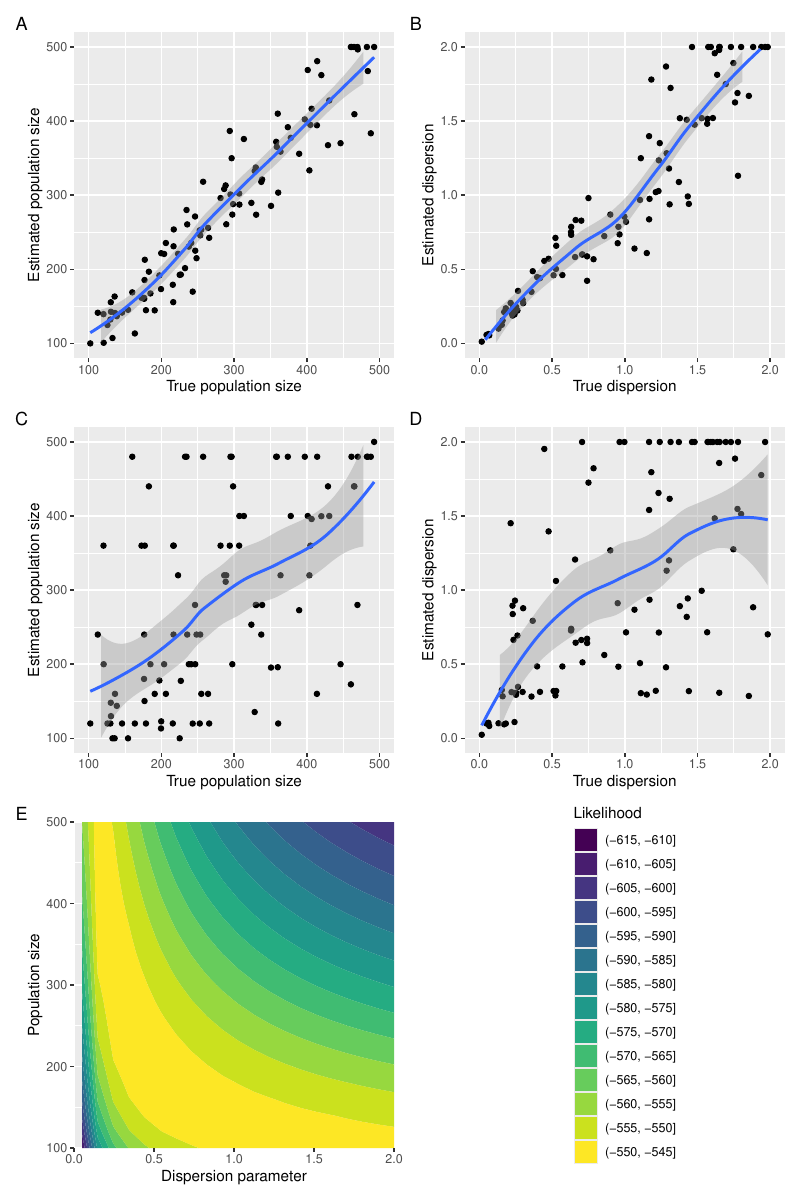

Write the R code that produced this figure.
rm(list=ls())
library(EpiLambda)
library(ggplot2)
library(patchwork)
set.seed(1)


data=data.frame()
for (i in 1:100) {
  print(i)
  nt=runif(1,100,500)
  r=runif(1,0.01,2)
  t=new_simtree(100,nt=nt,r=r)
  p1=new_mle(t,r=r,ntbounds=c(100,500),rbounds=c(0,2))
  p2=new_mle(t,nt=nt,ntbounds=c(100,500),rbounds=c(0,2))
  p=new_mle(t,ntbounds=c(100,500),rbounds=c(0,2))
  data=rbind(data,data.frame(nt=nt,r=r,ont=p1,or=p2,ent=p[1],er=p[2]))
}

p1<-ggplot(data,aes(x=nt,y=ont))+geom_point()+xlab('True population size')+ylab('Estimated population size')+geom_smooth( )+scale_x_continuous(limits=c(100,500))+ scale_y_continuous(limits=c(100,500))
p2<-ggplot(data,aes(x=r,y=or))+geom_point()+xlab('True dispersion')+ylab('Estimated dispersion')+geom_smooth( )+scale_x_continuous(limits=c(0,2))+ scale_y_continuous(limits=c(0,2))
p3<-ggplot(data,aes(x=nt,y=ent))+geom_point()+xlab('True population size')+ylab('Estimated population size')+geom_smooth( )+scale_x_continuous(limits=c(100,500))+ scale_y_continuous(limits=c(100,500))
p4<-ggplot(data,aes(x=r,y=er))+geom_point()+xlab('True dispersion')+ylab('Estimated dispersion')+geom_smooth( )+scale_x_continuous(limits=c(0,2))+ scale_y_continuous(limits=c(0,2))

set.seed(3)
nt=200
r=0.5
t=new_simtree(100,nt=nt,r=r)
ntbounds=c(100,500)
rbounds=c(0.05,2)
ss=seq(0,1,0.05)
dat=data.frame()
for (nts in ss*(ntbounds[2]-ntbounds[1])+ntbounds[1]) for (rs in ss*(rbounds[2]-rbounds[1])+rbounds[1]) {
  v=new_loglik(t,nts,rs)
  dat=rbind(dat,data.frame(x=rs,y=nts,z=v))
}
p5<-ggplot(dat,aes(x = x, y = y, z = z)) +labs(x='Dispersion parameter',y='Population size',fill='Likelihood')+
  scale_x_continuous(limits=c(0,2), expand = c(0, 0))+ scale_y_continuous(limits=c(100,500), expand = c(0, 0))+geom_contour_filled()


pdf('figureEstim.pdf',8,12)
layout <- "
AB
CD
EF"
p1+p2+p3+p4+p5+ guide_area()+plot_layout(design=layout, guides = "collect")+plot_annotation(tag_levels = 'A')
dev.off()
system('open figureEstim.pdf')

